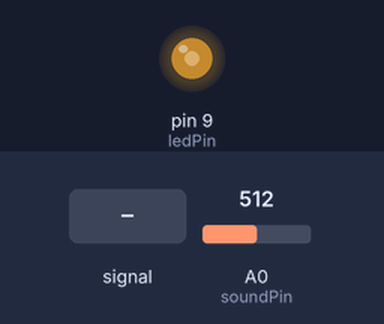
Simulated run of this sketch. Board: Arduino Uno, built with avr-gcc and run on an emulated ATmega328P. Parts: output pins drawn as LEDs (lit = HIGH). Inputs (shaded band) come from the test bench; at power-on: A0 (soundPin) = 512.

Above: at 1.2 s.
1.3 s: A0 (soundPin) fed a 200 Hz sine of ±81 counts around its level
Timing chart, 0 to 2.8 s (numbered marks = the images above; inputs shaded):
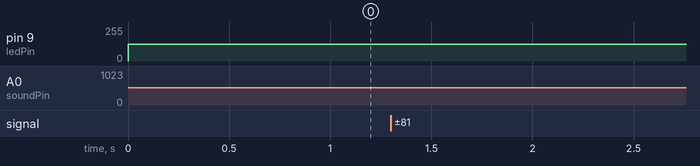

The sketch:

sketch_apr12a.ino
```cpp
const int soundPin = A0; // 声音传感器连接到A0引脚
const int ledPin = 9;    // LED连接到D9引脚 (支持PWM)

void setup() {
  pinMode(soundPin, INPUT);
  pinMode(ledPin, OUTPUT);
}

void loop() {
  int soundLevel = analogRead(soundPin); // 读取声音传感器的值
  int brightness = map(soundLevel, 0, 1023, 0, 255); // 将声音值映射到0-255的范围
  analogWrite(ledPin, brightness); // 根据声音强度设置LED亮度
}
```
